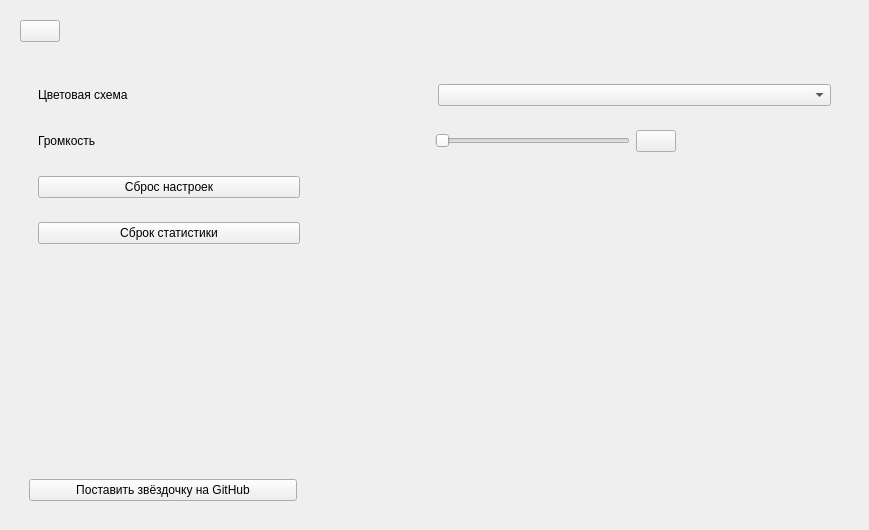
<?xml version="1.0" encoding="UTF-8"?>
<ui version="4.0">
 <class>SettingsMenu</class>
 <widget class="QWidget" name="SettingsMenu">
  <property name="geometry">
   <rect>
    <x>0</x>
    <y>0</y>
    <width>869</width>
    <height>530</height>
   </rect>
  </property>
  <property name="windowTitle">
   <string>Form</string>
  </property>
  <layout class="QVBoxLayout" name="verticalLayout">
   <item alignment="Qt::AlignTop">
    <widget class="QWidget" name="widget" native="true">
     <layout class="QVBoxLayout" name="verticalLayout_2">
      <item alignment="Qt::AlignLeft|Qt::AlignTop">
       <widget class="QPushButton" name="closeButton">
        <property name="text">
         <string/>
        </property>
        <property name="icon">
         <iconset resource="../resources/resources.qrc">
          <normaloff>:/vsu-theme/themes/vsu/interface-delete-vsu.png</normaloff>:/vsu-theme/themes/vsu/interface-delete-vsu.png</iconset>
        </property>
        <property name="iconSize">
         <size>
          <width>20</width>
          <height>20</height>
         </size>
        </property>
       </widget>
      </item>
     </layout>
    </widget>
   </item>
   <item>
    <widget class="QWidget" name="widget_2" native="true">
     <property name="sizePolicy">
      <sizepolicy hsizetype="Preferred" vsizetype="Preferred">
       <horstretch>0</horstretch>
       <verstretch>1</verstretch>
      </sizepolicy>
     </property>
     <layout class="QVBoxLayout" name="verticalLayout_3">
      <item alignment="Qt::AlignTop">
       <widget class="QWidget" name="widget_8" native="true">
        <layout class="QVBoxLayout" name="verticalLayout_4">
         <item>
          <widget class="QWidget" name="widget_3" native="true">
           <layout class="QHBoxLayout" name="horizontalLayout">
            <item>
             <widget class="QLabel" name="label">
              <property name="text">
               <string>Цветовая схема</string>
              </property>
             </widget>
            </item>
            <item>
             <widget class="QComboBox" name="themeComboBox"/>
            </item>
           </layout>
          </widget>
         </item>
         <item>
          <widget class="QWidget" name="widget_4" native="true">
           <layout class="QHBoxLayout" name="horizontalLayout_2">
            <item>
             <widget class="QLabel" name="label_2">
              <property name="sizePolicy">
               <sizepolicy hsizetype="Preferred" vsizetype="Preferred">
                <horstretch>2</horstretch>
                <verstretch>0</verstretch>
               </sizepolicy>
              </property>
              <property name="text">
               <string>Громкость</string>
              </property>
             </widget>
            </item>
            <item>
             <widget class="QSlider" name="horizontalSlider">
              <property name="sizePolicy">
               <sizepolicy hsizetype="Preferred" vsizetype="Fixed">
                <horstretch>1</horstretch>
                <verstretch>0</verstretch>
               </sizepolicy>
              </property>
              <property name="orientation">
               <enum>Qt::Horizontal</enum>
              </property>
             </widget>
            </item>
            <item alignment="Qt::AlignLeft">
             <widget class="QPushButton" name="volumeButton">
              <property name="sizePolicy">
               <sizepolicy hsizetype="Minimum" vsizetype="Fixed">
                <horstretch>1</horstretch>
                <verstretch>0</verstretch>
               </sizepolicy>
              </property>
              <property name="toolTip">
               <string>Выключить/включить звук</string>
              </property>
              <property name="text">
               <string/>
              </property>
              <property name="icon">
               <iconset resource="../resources/resources.qrc">
                <normaloff>:/vsu-theme/themes/vsu/entertainment-volume-high-vsu.png</normaloff>:/vsu-theme/themes/vsu/entertainment-volume-high-vsu.png</iconset>
              </property>
              <property name="iconSize">
               <size>
                <width>40</width>
                <height>40</height>
               </size>
              </property>
             </widget>
            </item>
           </layout>
          </widget>
         </item>
         <item>
          <widget class="QWidget" name="widget_5" native="true">
           <layout class="QHBoxLayout" name="horizontalLayout_3">
            <item>
             <widget class="QPushButton" name="resetSettingsButton">
              <property name="sizePolicy">
               <sizepolicy hsizetype="Minimum" vsizetype="Fixed">
                <horstretch>1</horstretch>
                <verstretch>0</verstretch>
               </sizepolicy>
              </property>
              <property name="text">
               <string>Сброс настроек</string>
              </property>
             </widget>
            </item>
            <item>
             <widget class="QWidget" name="widget_9" native="true">
              <property name="sizePolicy">
               <sizepolicy hsizetype="Preferred" vsizetype="Preferred">
                <horstretch>2</horstretch>
                <verstretch>0</verstretch>
               </sizepolicy>
              </property>
             </widget>
            </item>
           </layout>
          </widget>
         </item>
         <item>
          <widget class="QWidget" name="widget_6" native="true">
           <layout class="QHBoxLayout" name="horizontalLayout_4">
            <item>
             <widget class="QPushButton" name="resetStatisticsButton">
              <property name="sizePolicy">
               <sizepolicy hsizetype="Minimum" vsizetype="Fixed">
                <horstretch>1</horstretch>
                <verstretch>0</verstretch>
               </sizepolicy>
              </property>
              <property name="text">
               <string>Сброк статистики</string>
              </property>
             </widget>
            </item>
            <item>
             <widget class="QWidget" name="widget_10" native="true">
              <property name="sizePolicy">
               <sizepolicy hsizetype="Preferred" vsizetype="Preferred">
                <horstretch>2</horstretch>
                <verstretch>0</verstretch>
               </sizepolicy>
              </property>
             </widget>
            </item>
           </layout>
          </widget>
         </item>
        </layout>
       </widget>
      </item>
      <item alignment="Qt::AlignBottom">
       <widget class="QWidget" name="widget_7" native="true">
        <layout class="QHBoxLayout" name="horizontalLayout_5">
         <item>
          <widget class="QPushButton" name="starButton">
           <property name="sizePolicy">
            <sizepolicy hsizetype="Minimum" vsizetype="Fixed">
             <horstretch>1</horstretch>
             <verstretch>0</verstretch>
            </sizepolicy>
           </property>
           <property name="text">
            <string>Поставить звёздочку на GitHub</string>
           </property>
          </widget>
         </item>
         <item>
          <widget class="QWidget" name="widget_11" native="true">
           <property name="sizePolicy">
            <sizepolicy hsizetype="Preferred" vsizetype="Preferred">
             <horstretch>2</horstretch>
             <verstretch>0</verstretch>
            </sizepolicy>
           </property>
          </widget>
         </item>
        </layout>
       </widget>
      </item>
     </layout>
    </widget>
   </item>
  </layout>
 </widget>
 <tabstops>
  <tabstop>themeComboBox</tabstop>
  <tabstop>horizontalSlider</tabstop>
  <tabstop>resetSettingsButton</tabstop>
  <tabstop>resetStatisticsButton</tabstop>
  <tabstop>starButton</tabstop>
  <tabstop>closeButton</tabstop>
 </tabstops>
 <resources>
  <include location="../resources/resources.qrc"/>
 </resources>
 <connections/>
</ui>
